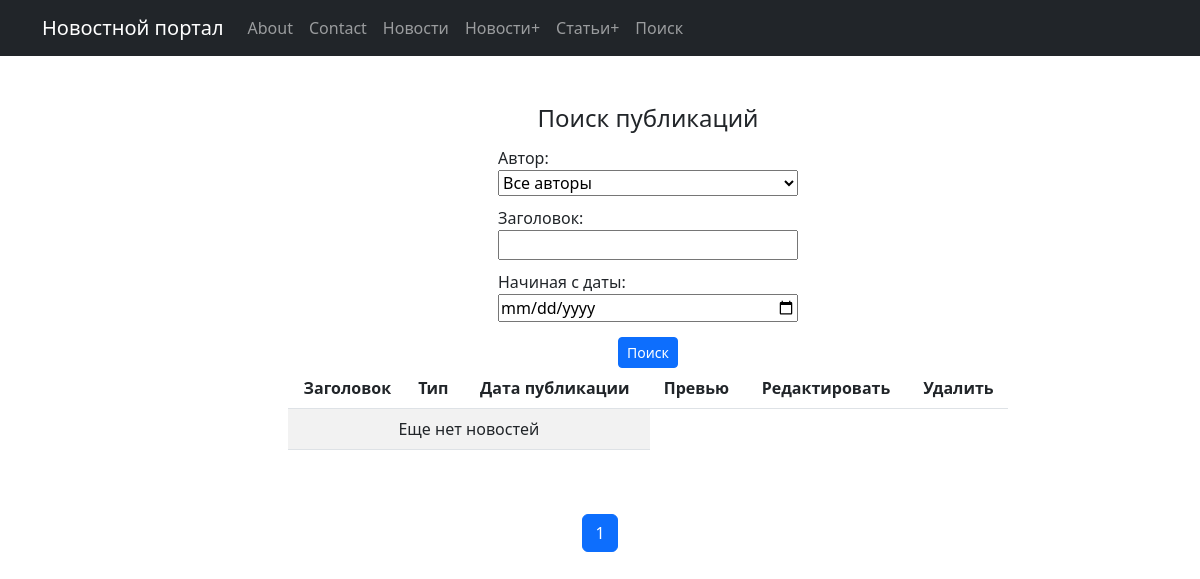
/post/search/, run on an earlier commit of the app's database.
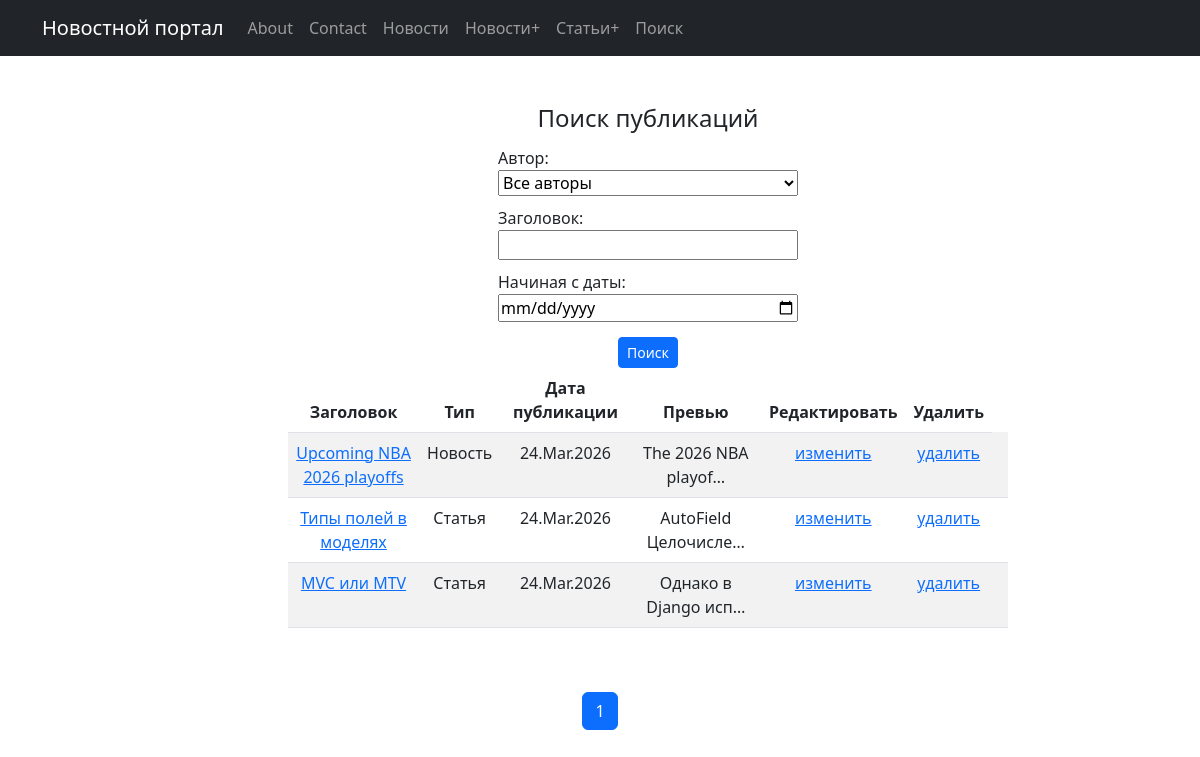
And on a later commit of the database.
### news/models.py (models this page shows, shortened)
class Post(models.Model):
    post_date = models.DateTimeField(auto_now_add=True)
    article_news = models.CharField(max_length=1, choices=TYPES, default=article)
    post_header = models.CharField(max_length=100)
    post_content = models.TextField()
    post_rating = models.IntegerField(default=0)
    post_author = models.ForeignKey(Author, on_delete=models.CASCADE)
    post_categories = models.ManyToManyField(Category, through='PostCategory')

### news/views.py (the view)
# urls.py: path("search/", PostSearchView.as_view(), name='post_search_list'),
class PostSearchView(FilterView):
    model = Post
    context_object_name = 'posts'
    template_name = 'news/post_search_list.html'
    ordering = ['-post_date']
    paginate_by = 10
    filterset_class = PostFilter

### news/models.py (called while the page is built)
    def __str__(self):
        return self.author.username

### news/templatetags/news_filters.py (called while the page is built)
@register.filter
def censor(value):
    bwdict = ["badword", "архитектура"]
    for word in bwdict:
        pattern = r'\b' + re.escape(word) + r'\b'
        value = re.sub(pattern, word[0] + '*' * (len(word)-1), value, flags=re.IGNORECASE)
    return value

### Templates/news/post_search_list.html (shortened to what this page needs)
{% extends 'flatpages/default.html' %}
{% load news_filters %}
{% block content %}
<div class="container m-5">
    <h4>Поиск публикаций</h4>
    <form action="" method="get" class="filter-form">
        {{ filter.form.as_p }}
      <input class="btn btn-primary btn-sm" type="submit" value="Поиск">
    </form>
    <div class="row">
        <div class="col-lg-8 offset-lg-2">
            <table class="table table-striped">
                <thead>
                <tr>
                    <th>Заголовок</th>
                    <th>Тип</th>
                    <th>Дата публикации</th>
                    <th>Превью</th>
                    <th>Редактировать</th>
                    <th>Удалить</th>
                </tr>
                </thead>
                <tbody>
                {% for post in posts %}
                <tr>
                    <td><a href="{% url 'post_detail' post.id %}">{{ post.post_header|censor }}</a></td>
                    <td>{{ post.get_article_news_display }}</td>
                    <td>{{ post.post_date|date:'d.M.Y' }}</td>
                    <td>{{ post.post_content|truncatechars:20|censor }}</td>
                    <td>
                        {% if post.article_news == "N" %}
                        <a href="{% url 'news_edit' post.id %}">изменить</a>
                        {% else %}
                        <a href="{% url 'articles_edit' post.id %}">изменить</a>
                        {% endif %}
                    </td>
                    <td>
                        {% if post.article_news == "N" %}
                        <a href="{% url 'news_delete' post.id %}">удалить</a>
                        {% else %}
                        <a href="{% url 'articles_delete' post.id %}">удалить</a>
                        {% endif %}
                    </td>
                    <td></td>
                </tr>
                {% empty %}
                <tr>
                    <td colspan="3">
                        <div>Еще нет новостей</div>
                    </td>
                </tr>
                {% endfor %}
                </tbody>
            </table>
        </div>
    </div>
</div>
<div class="pagination justify-content-center">
    <nav aria-label="Page navigation example">
        <ul class="pagination">
        {% for num in page_obj.paginator.page_range %}
            {% if page_obj.number == num %}
                <li class="page-item active">
                    <span class="page-link">
                        {{ num }}
                    </span>
                </li>
            {% elif num > page_obj.number|add:'-2' and num < page_obj.number|add:'2' %}
                <li class="page-item">
                    <a class="page-link" href="?page={{ num }}{% for key, value in request.GET.items %}{% if key != 'page' %}&{{key}}={{value}}{% endif %}{% endfor %}">
                        {{ num }}
                    </a>
                </li>
            {% endif %}
        {% endfor %}
        </ul>
    </nav>
</div>
{% endblock content %}

### Templates/Flatpages/default.html (shortened to what this page needs)
<!DOCTYPE html>
<html lang="en">
    <head>
        {% load static %}
        <link href="{% static 'css/styles.css' %}" rel="stylesheet" />
    </head>
    <body>
 <nav class="navbar navbar-expand-lg navbar-dark bg-dark static-top">
   <div class="container">
       <a class="navbar-brand" href="/">Новостной портал</a>
       <div class="collapse navbar-collapse" id="navbarResponsive">
           <ul class="navbar-nav ml-auto">
               <li class="nav-item">
                   <a class="nav-link" href="/about/">About</a>
               </li>
               <li class="nav-item">
                   <a class="nav-link" href="/contacts/">Contact</a>
               </li>
               <li class="nav-item">
                   <a class="nav-link" href="{% url 'post_list' %}">Новости</a>
               </li>
               <li class="nav-item">
                   <a class="nav-link" href="{% url 'news_create' %}">Новости+</a>
               </li>
               <li class="nav-item">
                   <a class="nav-link" href="{% url 'articles_create' %}">Статьи+</a>
               </li>
               <li class="nav-item">
                   <a class="nav-link" href="{% url 'post_search_list' %}">Поиск</a>
               </li>
           </ul>
       </div>
   </div>
</nav>
        <div class="container">
            <div class="row">
                <div class="col-lg-12 text-center">
           {% block content %}
           {% endblock content %}
                </div>
            </div>
        </div>
    </body>
</html>

What changed in the data, as far as the page shows it:
added Post: post_header|censor "Upcoming NBA 2026 playoffs", article_news "Новость", post_date "24.Mar.2026", post_content|censor "The 2026 NBA playof…", shows "изменить", shows "удалить"
added Post: post_header|censor "Типы полей в моделях", article_news "Статья", post_date "24.Mar.2026", post_content|censor "AutoField Целочисле…", shows "изменить", shows "удалить"
added Post: post_header|censor "MVC или MTV", article_news "Статья", post_date "24.Mar.2026", post_content|censor "Однако в Django исп…", shows "изменить", shows "удалить"
Also different on the page:
text no longer shown: "Еще нет новостей"
